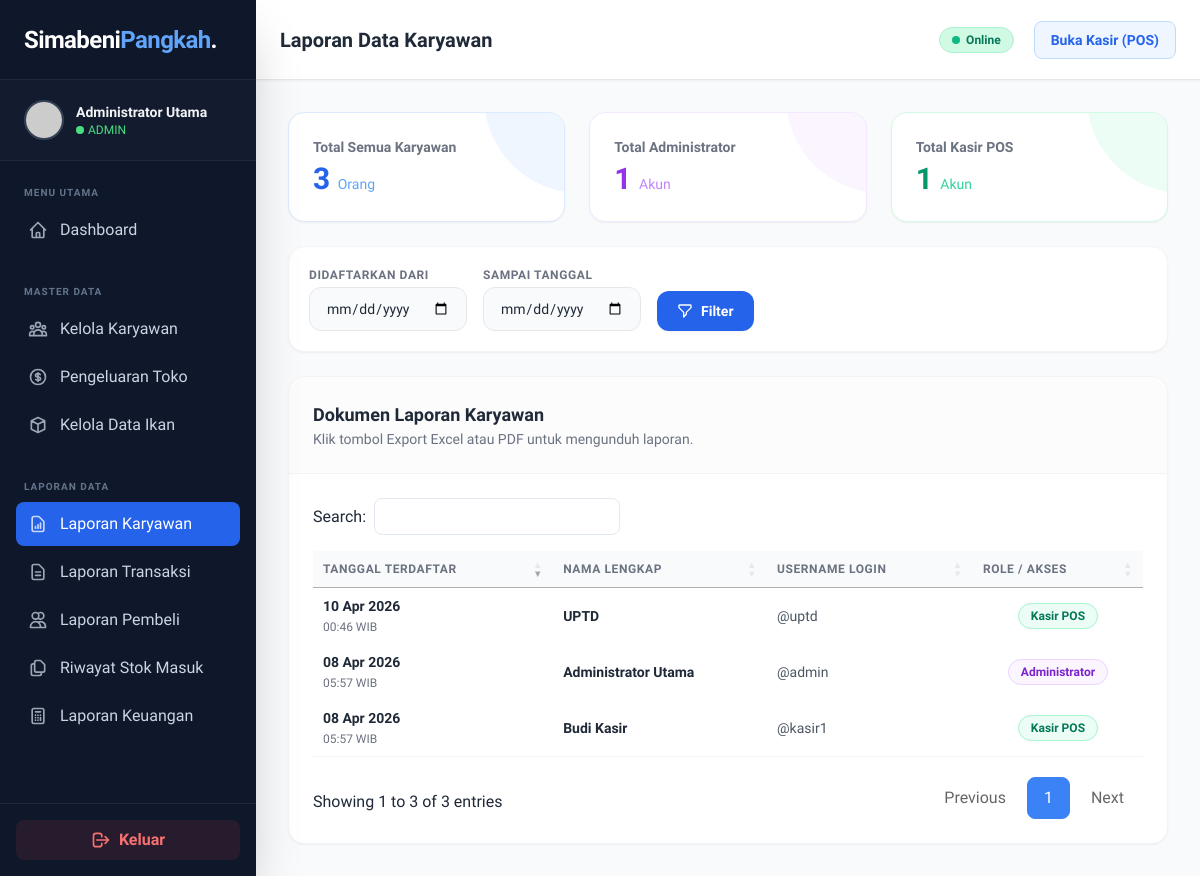
The page /admin/laporan_karyawan.php (signed in) on the database its author committed.
### tables this page shows
CREATE TABLE `users` (
  `id` int(11) NOT NULL,
  `username` varchar(50) NOT NULL,
  `password` varchar(255) NOT NULL,
  `nama_lengkap` varchar(100) NOT NULL,
  `role` enum('admin','kasir','owner') NOT NULL DEFAULT 'kasir',
  `created_at` timestamp NOT NULL DEFAULT current_timestamp()
);

### admin/laporan_karyawan.php (the view, shortened to what this page needs)
<?php
require_once '../koneksi.php';
$q_total = mysqli_query($koneksi, "SELECT COUNT(id) as total FROM users");
$total_karyawan = mysqli_fetch_assoc($q_total)['total'] ?? 0;
$q_admin = mysqli_query($koneksi, "SELECT COUNT(id) as total FROM users WHERE role = 'admin'");
$total_admin = mysqli_fetch_assoc($q_admin)['total'] ?? 0;
$q_kasir = mysqli_query($koneksi, "SELECT COUNT(id) as total FROM users WHERE role = 'kasir'");
$total_kasir = mysqli_fetch_assoc($q_kasir)['total'] ?? 0;
$filter_mulai = isset($_GET['tgl_mulai']) ? mysqli_real_escape_string($koneksi, $_GET['tgl_mulai']) : '';
$filter_selesai = isset($_GET['tgl_selesai']) ? mysqli_real_escape_string($koneksi, $_GET['tgl_selesai']) : '';
$where_clause = "";
$query_karyawan = mysqli_query($koneksi, "
    SELECT * FROM users
    $where_clause
    ORDER BY created_at DESC
");
include '../components/header.php';
?>
<link rel="stylesheet" href="https://cdn.datatables.net/1.13.7/css/jquery.dataTables.min.css">
<link rel="stylesheet" href="https://cdn.datatables.net/buttons/2.4.2/css/buttons.dataTables.min.css">
<?php include '../components/sidebar.php'; ?>
<main class="flex-1 flex flex-col h-screen overflow-hidden bg-gray-50">
    <?php include '../components/navbar.php'; ?>
    <div class="flex-1 overflow-y-auto p-4 sm:p-6 lg:p-8 relative">
        <div class="grid grid-cols-1 md:grid-cols-3 gap-6 mb-6">
            <div class="bg-white rounded-2xl p-6 shadow-sm border border-blue-100 relative overflow-hidden group">
                <div
                    class="absolute right-0 top-0 w-24 h-24 bg-blue-50 rounded-bl-full -mr-4 -mt-4 transition-transform group-hover:scale-110">
                </div>
                <p class="text-sm font-bold text-gray-500 mb-1 relative z-10">Total Semua Karyawan</p>
                <h3 class="text-3xl font-extrabold text-blue-600 relative z-10"><?php echo $total_karyawan; ?> <span
                        class="text-sm font-medium text-blue-400">Orang</span></h3>
            </div>
            <div class="bg-white rounded-2xl p-6 shadow-sm border border-purple-100 relative overflow-hidden group">
                <div
                    class="absolute right-0 top-0 w-24 h-24 bg-purple-50 rounded-bl-full -mr-4 -mt-4 transition-transform group-hover:scale-110">
                </div>
                <p class="text-sm font-bold text-gray-500 mb-1 relative z-10">Total Administrator</p>
                <h3 class="text-3xl font-extrabold text-purple-600 relative z-10"><?php echo $total_admin; ?> <span
                        class="text-sm font-medium text-purple-400">Akun</span></h3>
            </div>
            <div class="bg-white rounded-2xl p-6 shadow-sm border border-emerald-100 relative overflow-hidden group">
                <div
                    class="absolute right-0 top-0 w-24 h-24 bg-emerald-50 rounded-bl-full -mr-4 -mt-4 transition-transform group-hover:scale-110">
                </div>
                <p class="text-sm font-bold text-gray-500 mb-1 relative z-10">Total Kasir POS</p>
                <h3 class="text-3xl font-extrabold text-emerald-600 relative z-10"><?php echo $total_kasir; ?> <span
                        class="text-sm font-medium text-emerald-400">Akun</span></h3>
            </div>
        </div>
        <div
            class="bg-white rounded-2xl p-5 shadow-sm border border-gray-100 mb-6 flex flex-col md:flex-row md:items-end justify-between gap-4">
            <form action="laporan_karyawan.php" method="GET"
                class="flex flex-col sm:flex-row sm:items-end gap-4 flex-1">
                <div>
                    <label class="block text-xs font-bold text-gray-500 uppercase tracking-wider mb-1">Didaftarkan
                        Dari</label>
                    <input type="date" name="tgl_mulai" value="<?php echo $filter_mulai; ?>" required
                        class="px-4 py-2.5 rounded-xl border border-gray-200 focus:border-blue-500 outline-none bg-gray-50 focus:bg-white text-sm">
                </div>
                <div>
                    <label class="block text-xs font-bold text-gray-500 uppercase tracking-wider mb-1">Sampai
                        Tanggal</label>
                    <input type="date" name="tgl_selesai" value="<?php echo $filter_selesai; ?>" required
                        class="px-4 py-2.5 rounded-xl border border-gray-200 focus:border-blue-500 outline-none bg-gray-50 focus:bg-white text-sm">
                </div>
                <div class="flex gap-2">
                    <button type="submit"
                        class="px-5 py-2.5 bg-blue-600 hover:bg-blue-700 text-white font-bold rounded-xl transition shadow-sm text-sm flex items-center gap-2">
                        <svg class="w-4 h-4" fill="none" stroke="currentColor" viewBox="0 0 24 24">
                            <path stroke-linecap="round" stroke-linejoin="round" stroke-width="2"
                                d="M3 4a1 1 0 011-1h16a1 1 0 011 1v2.586a1 1 0 01-.293.707l-6.414 6.414a1 1 0 00-.293.707V17l-4 4v-6.586a1 1 0 00-.293-.707L3.293 7.293A1 1 0 013 6.586V4z">
                            </path>
                        </svg>
                        Filter
                    </button>
                </div>
            </form>
        </div>
        <div class="bg-white rounded-2xl shadow-sm border border-gray-100 overflow-hidden">
            <div
                class="p-6 border-b border-gray-100 flex flex-col sm:flex-row sm:items-center justify-between gap-4 bg-gray-50/50">
                <div>
                    <h2 class="text-lg font-bold text-gray-800">
                        Dokumen Laporan Karyawan
                    </h2>
                    <p class="text-sm text-gray-500">Klik tombol Export Excel atau PDF untuk mengunduh laporan.</p>
                </div>
            </div>
            <div class="overflow-x-auto w-full">
                <table id="tabel-laporan-karyawan" class="w-full text-left whitespace-nowrap">
                    <thead>
                        <tr class="bg-gray-50 text-gray-500 text-xs uppercase tracking-wider">
                            <th class="p-4 font-semibold ">Tanggal Terdaftar</th>
                            <th class="p-4 font-semibold">Nama Lengkap</th>
                            <th class="p-4 font-semibold">Username Login</th>
                            <th class="p-4 font-semibold text-center">Role / Akses</th>
                        </tr>
                    </thead>
                    <tbody class="text-sm text-gray-700">
                        <?php if ($query_karyawan && mysqli_num_rows($query_karyawan) > 0): ?>
                        <?php while ($row = mysqli_fetch_assoc($query_karyawan)): ?>
                        <tr class="hover:bg-blue-50/30 transition-colors border-b border-gray-50">
                            <td class="p-4  text-gray-500" data-order="<?php echo strtotime($row['created_at']); ?>">
                                <span
                                    class="font-bold text-gray-800 block"><?php echo date('d M Y', strtotime($row['created_at'])); ?></span>
                                <span class="text-xs"><?php echo date('H:i', strtotime($row['created_at'])); ?>
                                    WIB</span>
                            </td>
                            <td class="p-4 font-bold text-gray-800">
                                <?php echo htmlspecialchars($row['nama_lengkap']); ?>
                            </td>
                            <td class="p-4 font-medium text-gray-600">
                                @<?php echo htmlspecialchars($row['username']); ?>
                            </td>
                            <td class="p-4 text-center">
                                <?php if ($row['role'] == 'admin'): ?>
                                <span
                                    class="inline-flex px-3 py-1 items-center rounded-full bg-purple-50 text-purple-700 font-bold border border-purple-200 text-xs">Administrator</span>
                                <?php else: ?>
                                <span
                                    class="inline-flex px-3 py-1 items-center rounded-full bg-emerald-50 text-emerald-700 font-bold border border-emerald-200 text-xs">Kasir
                                    POS</span>
                                <?php endif; ?>
                            </td>
                        </tr>
                        <?php endwhile; ?>
                        <?php endif; ?>
                    </tbody>
                </table>
            </div>
        </div>
    </div>
</main>
<?php include '../components/footer.php'; ?>

### components/header.php (style rules this page uses)
body { font-family: 'Plus Jakarta Sans', sans-serif; }

### admin/laporan_karyawan.php (style rules this page uses)
table.dataTable.no-footer { border-bottom: 1px solid #f1f5f9; }
table.dataTable thead th, table.dataTable thead td { border-bottom: 1px solid #f1f5f9; }

### rows shown on the page
users: created_at "10 Apr 2026", created_at "00:46", nama_lengkap "UPTD", username "uptd", role "Kasir POS"
users: created_at "08 Apr 2026", created_at "05:57", nama_lengkap "Administrator Utama", username "admin", role "Administrator"
users: created_at "08 Apr 2026", created_at "05:57", nama_lengkap "Budi Kasir", username "kasir1", role "Kasir POS"

### other values the page prints
$_SESSION['nama_lengkap'] "Administrator Utama"
$user_role "ADMIN"
$judul_halaman "Laporan Data Karyawan"
$total_karyawan "3"
$total_admin "1"
$total_kasir "1"
